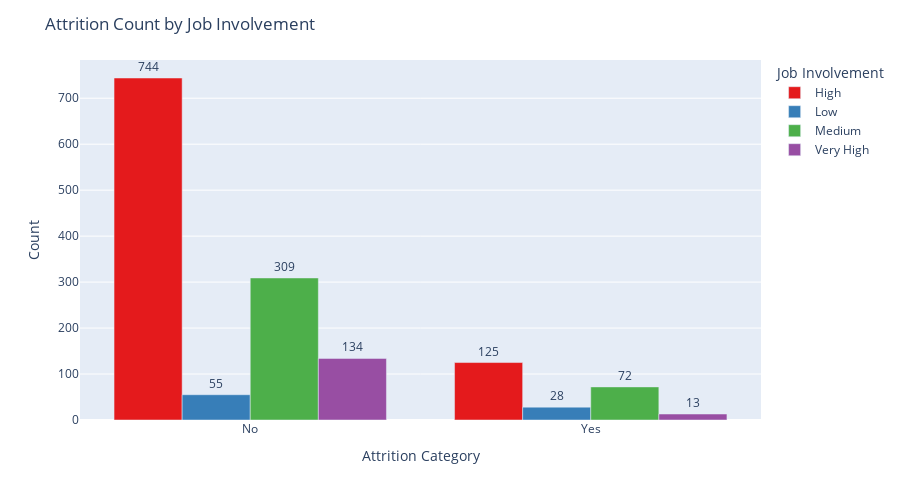

Notebook code for this chart:
### Markdown cell above
### Count of Attrition by JobInvolvement

### Code cell
import plotly.express as px

# (Optional but recommended) Map JobInvolvement numeric values to meaningful labels
job_involvement_map = {
    1: 'Low',
    2: 'Medium',
    3: 'High',
    4: 'Very High'
}
df['JobInvolvement_Mapped'] = df['JobInvolvement'].map(job_involvement_map)

# Prepare grouped counts
grouped_counts = df.groupby(['Attrition_Category', 'JobInvolvement_Mapped']).size().reset_index(name='Count')

# Create Plotly grouped bar chart
fig = px.bar(grouped_counts,
             x='Attrition_Category',
             y='Count',
             color='JobInvolvement_Mapped',
             barmode='group',
             text='Count',
             color_discrete_sequence=px.colors.qualitative.Set1)

# Customize layout
fig.update_traces(textposition='outside')
fig.update_layout(
    title='Attrition Count by Job Involvement',
    xaxis_title='Attrition Category',
    yaxis_title='Count',
    legend_title='Job Involvement',
    width=900,
    height=500
)

fig.show()

### Figure 1 — Plotly figure (JSON) as saved in the notebook; plotly's stock layout.template omitted (floating-point values rounded to 4 significant figures)
{"data": [{"alignmentgroup": "True", "hovertemplate": "JobInvolvement_Mapped=High<br>Attrition_Category=%{x}<br>Count=%{text}<extra></extra>", "legendgroup": "High", "marker": {"color": "rgb(228,26,28)", "pattern": {"shape": ""}}, "name": "High", "offsetgroup": "High", "orientation": "v", "showlegend": true, "text": [744.0, 125.0], "textposition": "outside", "type": "bar", "x": ["No", "Yes"], "xaxis": "x", "y": [744, 125], "yaxis": "y"}, {"alignmentgroup": "True", "hovertemplate": "JobInvolvement_Mapped=Low<br>Attrition_Category=%{x}<br>Count=%{text}<extra></extra>", "legendgroup": "Low", "marker": {"color": "rgb(55,126,184)", "pattern": {"shape": ""}}, "name": "Low", "offsetgroup": "Low", "orientation": "v", "showlegend": true, "text": [55.0, 28.0], "textposition": "outside", "type": "bar", "x": ["No", "Yes"], "xaxis": "x", "y": [55, 28], "yaxis": "y"}, {"alignmentgroup": "True", "hovertemplate": "JobInvolvement_Mapped=Medium<br>Attrition_Category=%{x}<br>Count=%{text}<extra></extra>", "legendgroup": "Medium", "marker": {"color": "rgb(77,175,74)", "pattern": {"shape": ""}}, "name": "Medium", "offsetgroup": "Medium", "orientation": "v", "showlegend": true, "text": [309.0, 72.0], "textposition": "outside", "type": "bar", "x": ["No", "Yes"], "xaxis": "x", "y": [309, 72], "yaxis": "y"}, {"alignmentgroup": "True", "hovertemplate": "JobInvolvement_Mapped=Very High<br>Attrition_Category=%{x}<br>Count=%{text}<extra></extra>", "legendgroup": "Very High", "marker": {"color": "rgb(152,78,163)", "pattern": {"shape": ""}}, "name": "Very High", "offsetgroup": "Very High", "orientation": "v", "showlegend": true, "text": [134.0, 13.0], "textposition": "outside", "type": "bar", "x": ["No", "Yes"], "xaxis": "x", "y": [134, 13], "yaxis": "y"}], "layout": {"barmode": "group", "height": 500, "legend": {"title": {"text": "Job Involvement"}, "tracegroupgap": 0}, "margin": {"t": 60}, "title": {"text": "Attrition Count by Job Involvement"}, "width": 900, "xaxis": {"anchor": "y", "domain": [0, 1], "title": {"text": "Attrition Category"}}, "yaxis": {"anchor": "x", "domain": [0, 1], "title": {"text": "Count"}}}}
